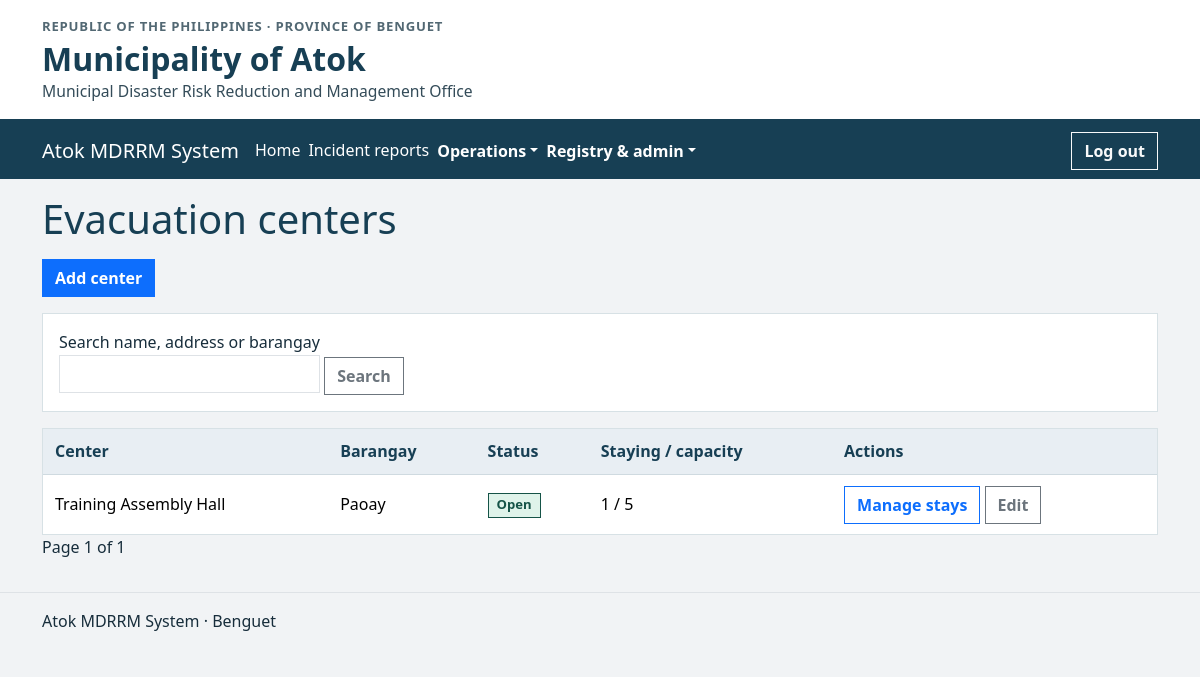
The page /evacuation/index.php (signed in) on the database its author committed.
### tables this page shows
CREATE TABLE evacuation_centers (
    latitude DECIMAL(10,7),
    longitude DECIMAL(10,7),
    id INT UNSIGNED AUTO_INCREMENT PRIMARY KEY,
    name VARCHAR(100) NOT NULL,
    barangay VARCHAR(40) NOT NULL,
    address VARCHAR(255) NOT NULL,
    capacity INT UNSIGNED NOT NULL,
    status ENUM('Open','Closed') NOT NULL,
    UNIQUE (barangay,name)
);

CREATE TABLE accounts (
    id INT UNSIGNED AUTO_INCREMENT PRIMARY KEY,
    full_name VARCHAR(100) NOT NULL,
    email VARCHAR(254) NOT NULL UNIQUE,
    password_hash VARCHAR(255) NOT NULL,
    phone VARCHAR(13) NULL,
    role ENUM('staff','resident') NOT NULL,
    active BOOLEAN NOT NULL DEFAULT TRUE,
    must_change BOOLEAN NOT NULL DEFAULT TRUE,
    session_version INT UNSIGNED NOT NULL DEFAULT 1
);

### includes/session.php (called while the page is built, shortened)
<?php
function pageWindow(int $total, int $requestedPage, int $perPage = 10): array
{
    $pages = max(1, (int)ceil($total / $perPage));
    $page = min($pages, max(1, $requestedPage));
    return [$page, ($page - 1) * $perPage, $pages];
}
function h(mixed $value, int $flags = ENT_QUOTES | ENT_SUBSTITUTE, string $encoding = 'UTF-8'): string
{
    return htmlspecialchars((string)$value, $flags, $encoding);
}

### evacuation/index.php (the view, shortened to what this page needs)
<?php
require __DIR__ . '/../includes/session.php';
$editing = isset($_GET['id']);
$adding = ($_GET['action'] ?? '') === 'add';
$managing = $editing || $adding;
$search = is_string($_GET['q'] ?? null) ? trim($_GET['q']) : '';
$term = searchPattern($search);
$where = " WHERE name LIKE ? ESCAPE '!' OR barangay LIKE ? ESCAPE '!' OR address LIKE ? ESCAPE '!'";
$query = $pdo->prepare('SELECT COUNT(*) FROM evacuation_centers' . $where);
$query->execute([$term,$term,$term]);
$total = (int)$query->fetchColumn();
[$page, $offset, $pages] = pageWindow($total, (int)filter_input(INPUT_GET, 'page', FILTER_VALIDATE_INT));
$query = $pdo->prepare('SELECT c.*, (SELECT COUNT(*) FROM evacuation_stays s WHERE s.center_id=c.id AND left_at IS NULL) AS staying FROM evacuation_centers c' . $where . " ORDER BY name,id LIMIT 10 OFFSET $offset");
$query->execute([$term,$term,$term]);
require __DIR__ . '/../includes/header.php';
?>
<h1>Evacuation centers</h1>
<?php if (!$managing): ?>
    <a class="btn btn-primary" href="?action=add">Add center</a>
    <form method="get" class="my-3 filter-panel">
        <label>Search name, address or barangay<input class="form-control" name="q" value="<?= h($search) ?>"></label>
        <button class="btn btn-outline-secondary">Search</button>
    </form>
    <?php if ($total === 0): ?><p class="empty-state">No evacuation centers match this search.</p><?php else: ?>
    <div class="table-responsive"><table class="table">
        <thead><tr><th>Center</th><th>Barangay</th><th>Status</th><th>Staying / capacity</th><th>Actions</th></tr></thead>
        <tbody>
            <?php foreach ($query as $row): ?>
                <tr>
                    <td><?= h($row['name']) ?></td><td><?= h($row['barangay']) ?></td>
                    <td><span class="status-badge status-<?= strtolower(h($row['status'])) ?>"><?= h($row['status']) ?></span></td><td><?= (int)$row['staying'] ?> / <?= (int)$row['capacity'] ?></td>
                    <td><a class="btn btn-outline-primary" href="view.php?id=<?= (int)$row['id'] ?>">Manage stays</a>
                        <a class="btn btn-outline-secondary" href="?id=<?= (int)$row['id'] ?>">Edit</a></td>
                </tr>
            <?php endforeach; ?>
        </tbody>
    </table></div>
    <?php endif; ?>
    <p>Page <?= $page ?> of <?= $pages ?>
    </p>
<?php endif; ?>
<?php require __DIR__ . '/../includes/footer.php'; ?>

### assets/css/site.css (style rules this page uses)
:root { --bs-border-radius: 0; --bs-border-radius-sm: 0; --bs-border-radius-lg: 0; --bs-border-radius-pill: 0; --atok-ink: #172d3b; --atok-navy: #173f54; --atok-teal: #175b59; --atok-border: #d7e1e5; --atok-page: #f1f3f5; --atok-surface: #fff; }
body { color: var(--atok-ink); background: var(--atok-page); line-height: 1.55; }
.navbar-toggler, .btn, .form-control, .form-select { border-radius: 0; }
.btn { font-weight: 600; }
main > p { max-width: 75ch; }
main h1 { color: var(--atok-navy); margin-bottom: 1rem; }
main .table { --bs-table-bg: transparent; margin-bottom: 0; }
main .table th, main .table td { padding: .65rem .75rem; vertical-align: middle; }
main .table thead th { background: #e8eef3; color: var(--atok-navy); border-bottom-color: #cfdae0; white-space: nowrap; }
main .table-responsive { border: 1px solid var(--atok-border); background: var(--atok-surface); }
main .table-responsive .table { margin-bottom: 0; }
main .table tbody tr:last-child > * { border-bottom-width: 0; }
.dashboard-card, .content-card, .filter-panel, .form-panel, .summary-panel { border: 1px solid var(--atok-border); border-radius: 0; background: var(--atok-surface); }
.dashboard-filter, .filter-panel { padding: 1rem; margin-bottom: 1rem; }
.status-badge { display: inline-flex; align-items: center; border: 1px solid currentColor; padding: .15rem .5rem; font-size: .82rem; font-weight: 650; line-height: 1.35; white-space: nowrap; }
.status-verified, .status-open, .status-available { color: #155347; background: #dff3ea; }

### rows shown on the page
evacuation_centers: name "Training Assembly Hall", barangay "Paoay", status "Open", staying "1", capacity "5"
accounts: id "1"

### other values the page prints
$pages "1"
